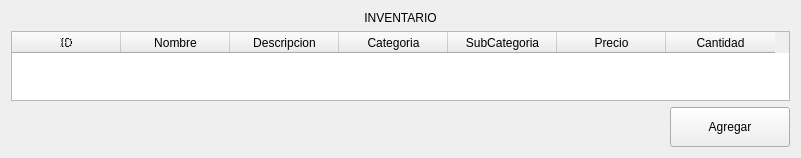
                  <widget class="QWidget" name="page_inventario">
                   <layout class="QVBoxLayout" name="verticalLayout_5">
                    <item>
                     <widget class="QLabel" name="lbl_titulo_inventario">
                      <property name="text">
                       <string>INVENTARIO</string>
                      </property>
                      <property name="alignment">
                       <set>Qt::AlignCenter</set>
                      </property>
                     </widget>
                    </item>
                    <item>
                     <layout class="QHBoxLayout" name="horizontalLayout_6">
                      <item>
                       <widget class="QTableWidget" name="tabla_inventario">
                        <property name="enabled">
                         <bool>true</bool>
                        </property>
                        <property name="sizePolicy">
                         <sizepolicy hsizetype="Expanding" vsizetype="Expanding">
                          <horstretch>0</horstretch>
                          <verstretch>0</verstretch>
                         </sizepolicy>
                        </property>
                        <property name="minimumSize">
                         <size>
                          <width>0</width>
                          <height>0</height>
                         </size>
                        </property>
                        <property name="layoutDirection">
                         <enum>Qt::LeftToRight</enum>
                        </property>
                        <property name="autoFillBackground">
                         <bool>false</bool>
                        </property>
                        <property name="frameShape">
                         <enum>QFrame::StyledPanel</enum>
                        </property>
                        <property name="midLineWidth">
                         <number>0</number>
                        </property>
                        <property name="sizeAdjustPolicy">
                         <enum>QAbstractScrollArea::AdjustToContents</enum>
                        </property>
                        <property name="editTriggers">
                         <set>QAbstractItemView::NoEditTriggers</set>
                        </property>
                        <property name="alternatingRowColors">
                         <bool>false</bool>
                        </property>
                        <property name="showGrid">
                         <bool>true</bool>
                        </property>
                        <property name="gridStyle">
                         <enum>Qt::SolidLine</enum>
                        </property>
                        <property name="sortingEnabled">
                         <bool>false</bool>
                        </property>
                        <attribute name="horizontalHeaderVisible">
                         <bool>true</bool>
                        </attribute>
                        <attribute name="horizontalHeaderCascadingSectionResizes">
                         <bool>false</bool>
                        </attribute>
                        <attribute name="horizontalHeaderDefaultSectionSize">
                         <number>109</number>
                        </attribute>
                        <attribute name="horizontalHeaderHighlightSections">
                         <bool>true</bool>
                        </attribute>
                        <attribute name="verticalHeaderVisible">
                         <bool>false</bool>
                        </attribute>
                        <attribute name="verticalHeaderCascadingSectionResizes">
                         <bool>false</bool>
                        </attribute>
                        <attribute name="verticalHeaderHighlightSections">
                         <bool>true</bool>
                        </attribute>
                        <column>
                         <property name="text">
                          <string>ID</string>
                         </property>
                         <property name="font">
                          <font>
                           <family>Arial Black</family>
                          </font>
                         </property>
                         <property name="foreground">
                          <brush brushstyle="Dense2Pattern">
                           <color alpha="255">
                            <red>0</red>
                            <green>0</green>
                            <blue>0</blue>
                           </color>
                          </brush>
                         </property>
                        </column>
                        <column>
                         <property name="text">
                          <string>Nombre</string>
                         </property>
                        </column>
                        <column>
                         <property name="text">
                          <string>Descripcion</string>
                         </property>
                        </column>
                        <column>
                         <property name="text">
                          <string>Categoria</string>
                         </property>
                        </column>
                        <column>
                         <property name="text">
                          <string>SubCategoria</string>
                         </property>
                        </column>
                        <column>
                         <property name="text">
                          <string>Precio</string>
                         </property>
                        </column>
                        <column>
                         <property name="text">
                          <string>Cantidad</string>
                         </property>
                        </column>
                       </widget>
                      </item>
                     </layout>
                    </item>
                    <item>
                     <layout class="QHBoxLayout" name="horizontalLayout_5">
                      <item>
                       <spacer name="horizontalSpacer_3">
                        <property name="orientation">
                         <enum>Qt::Horizontal</enum>
                        </property>
                        <property name="sizeHint" stdset="0">
                         <size>
                          <width>40</width>
                          <height>20</height>
                         </size>
                        </property>
                       </spacer>
                      </item>
                      <item>
                       <widget class="QPushButton" name="btn_agregar_inventario">
                        <property name="minimumSize">
                         <size>
                          <width>120</width>
                          <height>40</height>
                         </size>
                        </property>
                        <property name="text">
                         <string>Agregar</string>
                        </property>
                       </widget>
                      </item>
                     </layout>
                    </item>
                   </layout>
                  </widget>
